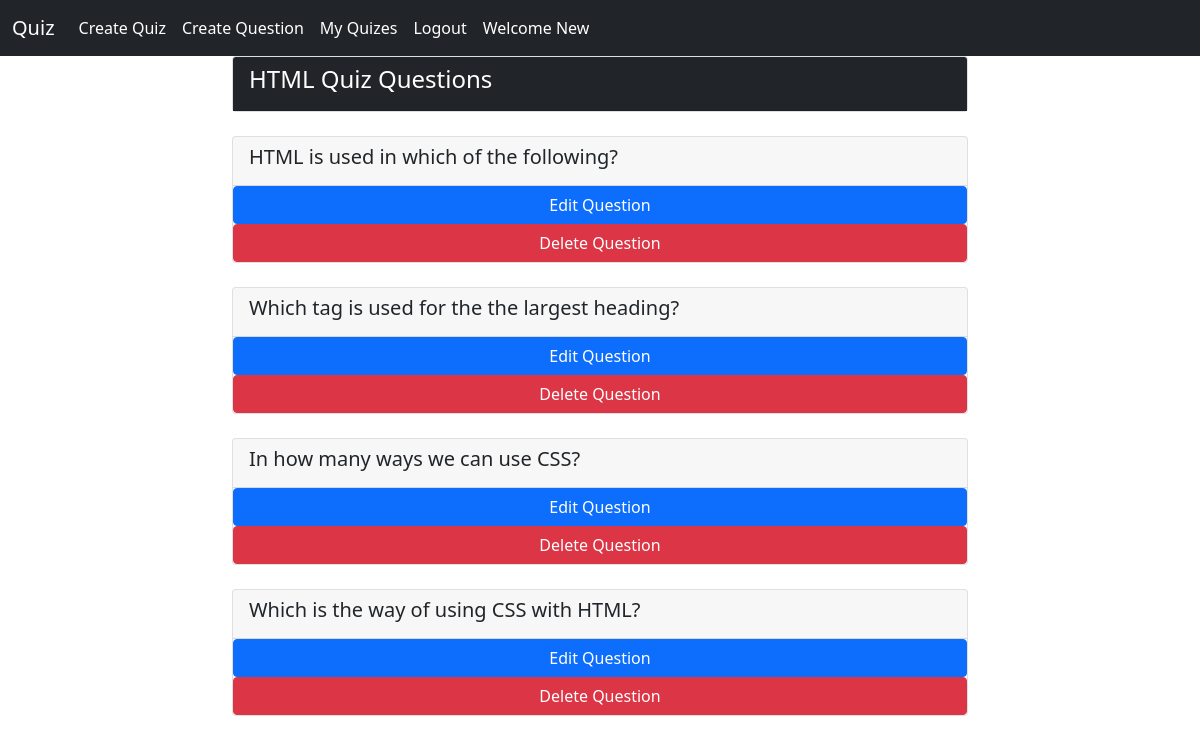
The page /quiz_questions/11/ (signed in) on the database its author committed.
### quiz_app/models.py (models this page shows, shortened)
class Quiz(models.Model):
    quiz_name = models.CharField(max_length=100, unique=True)
    author = models.ForeignKey(User, on_delete=models.CASCADE)
    created_at = models.DateTimeField(auto_now_add=True)
    class Meta:
        verbose_name_plural = 'Quizes'

class Question(models.Model):
    question = models.CharField(max_length=200, unique=True)
    quiz = models.ForeignKey(Quiz, on_delete=models.CASCADE)
    option_one = models.CharField(max_length=100)
    option_two = models.CharField(max_length=100)
    option_three = models.CharField(max_length=100)
    option_four = models.CharField(max_length=100)
    answer = models.CharField(max_length=100)
    created_at = models.DateTimeField(auto_now_add=True)
    def __str__(self):
        return self.question

### quiz_app/views.py (the view)
# urls.py: path('quiz_questions/<int:pk>/', views.quiz_questions, name='quiz_questions'),
@login_required
def quiz_questions(request, pk):
    quiz = Quiz.objects.get(id=pk)
    quiz_questions = Question.objects.filter(quiz=pk)
    return render(request, 'quiz_app/quiz_questions.html', {'quiz_questions': quiz_questions, 'quiz': quiz})

### quiz_app/templates/quiz_app/quiz_questions.html (shortened to what this page needs)
{% extends 'quiz_app/base.html' %}
{% block content %}
<div class="container">
    <div class="row">
        <div class="col-md-8 offset-md-2">
            {% if quiz_questions %}
            <div class="card">
                <div class="card-header text-white bg-dark">
                    <h4>
                        {{ quiz.quiz_name }} Questions
                    </h4>
                </div>
            </div>
            <br>
            {% for question in quiz_questions %}
            <div class="card">
                <div class="card-header">
                    <h5>
                        {{ question }}
                    </h5>
                </div>
                <form action="{% url 'edit_question' question.id %}">
                    <div class="d-grid gap-2">
                        <button class="btn btn-primary">Edit Question</button>
                    </div>
                </form>
                <form action="{% url 'delete_question' question.id %}">
                    <div class="d-grid gap-2">
                        <button class="btn btn-danger">Delete Question</button>
                    </div>
                </form>
            </div>
            <br>
            {% endfor %}
            {% endif %}
        </div>
    </div>
</div>
{% endblock %}

### quiz_app/templates/quiz_app/base.html (shortened to what this page needs)
{% load static %}
<!DOCTYPE html>
<html lang="en">
<head>
    <link href="https://cdn.jsdelivr.net/npm/bootstrap@5.0.1/dist/css/bootstrap.min.css" rel="stylesheet">
    <link rel="stylesheet" href="{% static 'css/main.css' %}">
</head>
    <nav class="navbar navbar-expand-lg bg-dark">
        <div class="container-fluid">
              <a class="navbar-brand text-white"  href="{% url 'welcome' %}">Quiz</a>
          <div class="collapse navbar-collapse" id="navbarNavAltMarkup">
            <div class="navbar-nav">
              {% if user.is_authenticated %}
              <a class="nav-link text-white" href="{% url 'create_quiz' %}">Create Quiz</a>
              <a class="nav-link text-white" href="{% url 'create_question' %}">Create Question</a>
              <a class="nav-link text-white" href="{% url 'my_quizes' %}">My Quizes</a>
              <a class="nav-link text-white" href="{% url 'logout' %}">Logout</a>
              {% with full_name=request.user.first_name.split %}
              {% for name in full_name|slice:":1" %}
              <a class="nav-link text-white" href="{% url 'profile' %}">Welcome {{ name }}</a>
              {% endfor %}
              {% endwith %}
              {% else %}
              <a class="nav-link text-white" href="{% url 'signup' %}">Signup</a>
              <a class="nav-link text-white" href="{% url 'login' %}">Login</a>
              {% endif %}
            </div>
          </div>
        </div>
    </nav>
    <body>
        {% block content %}
        {% endblock %}
    </body>
</html>

### rows shown on the page
Quiz: quiz_name "HTML Quiz"
Question: question "HTML is used in which of the following?"
Question: question "Which tag is used for the the largest heading?"
Question: question "In how many ways we can use CSS?"
Question: question "Which is the way of using CSS with HTML?"

### other values the page prints
{{ name }} "New"
